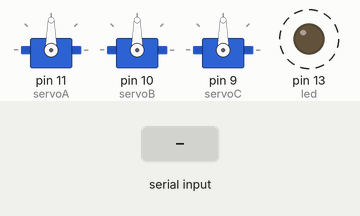
Simulated run of this sketch. Board: Arduino Uno, built with avr-gcc and run on an emulated ATmega328P. On the bench: 3 × servo, output pins drawn as LEDs (lit = HIGH). Dashed ring = blinking. The inputs (shaded band) are chosen by the test bench. What the sketch prints to the serial monitor is not drawn.

Above: at 1.2 s.
1.3 s: "90,45\n" received over Serial
At 3.4 s:
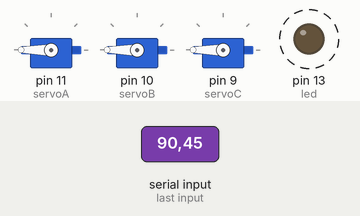
At 9.4 s:
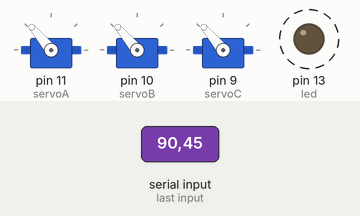
Timing chart, 0 to 12.1 s (numbered marks = the images above; inputs shaded):
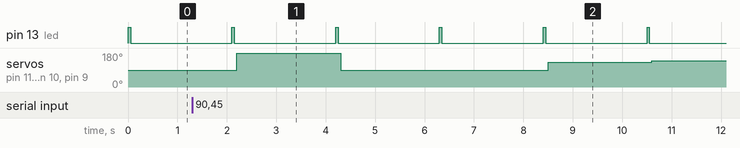

Measured:
- after the input at 1.3 s, servo on pin 11 (servoA), servo on pin 10 (servoB), servo on pin 9 (servoC): 90° → 180° after 0.90 s, → 90° 2.1 s later, → 130° 4.2 s later, → 140° 2.1 s later
- by itself, pin 13 (led): alternates HIGH for 0.05 s and LOW for 2.1 s

The sketch:

servosabc.ino
```cpp
#include <Servo.h>


// every 2 seconds will blink by 13-pin led, then check data from the serial
// and adjust all 3 servos to 10*input digit degrees up from the middle point

int led = 13;

Servo servoA;
Servo servoB;
Servo servoC;

void setup() {
  servoA.attach(11);
  servoB.attach(10);
  servoC.attach(9);

    // initialize the digital pin as an output.
  pinMode(led, OUTPUT);

  Serial.begin(19200);
  Serial.println("Ready");

  setServo(90,90,90);
}

void loop() {            // Loop through motion tests

blinkLed();

int v = 90;

if ( Serial.available()) {
    char ch = Serial.read();

    switch(ch) {
      case '0'...'9':
        v = 90 + 10 * (ch - '0');
        break;
    }
}

setServo(v,v,v);

delay(2000);

//setServo(80,80,80);

//delay(2000);

}

void blinkLed(){
  digitalWrite(led, HIGH);   // turn the LED on (HIGH is the voltage level)
  delay(50);                 // wait for a 50 mseconds
  digitalWrite(led, LOW);    // turn the LED off by making the voltage LOW
  delay(50);
}

void setServo(int a, int b, int c){
//set servo A
servoA.write(a);
//set servo B
servoB.write(b);
//set servo C
servoC.write(c);
}
```
